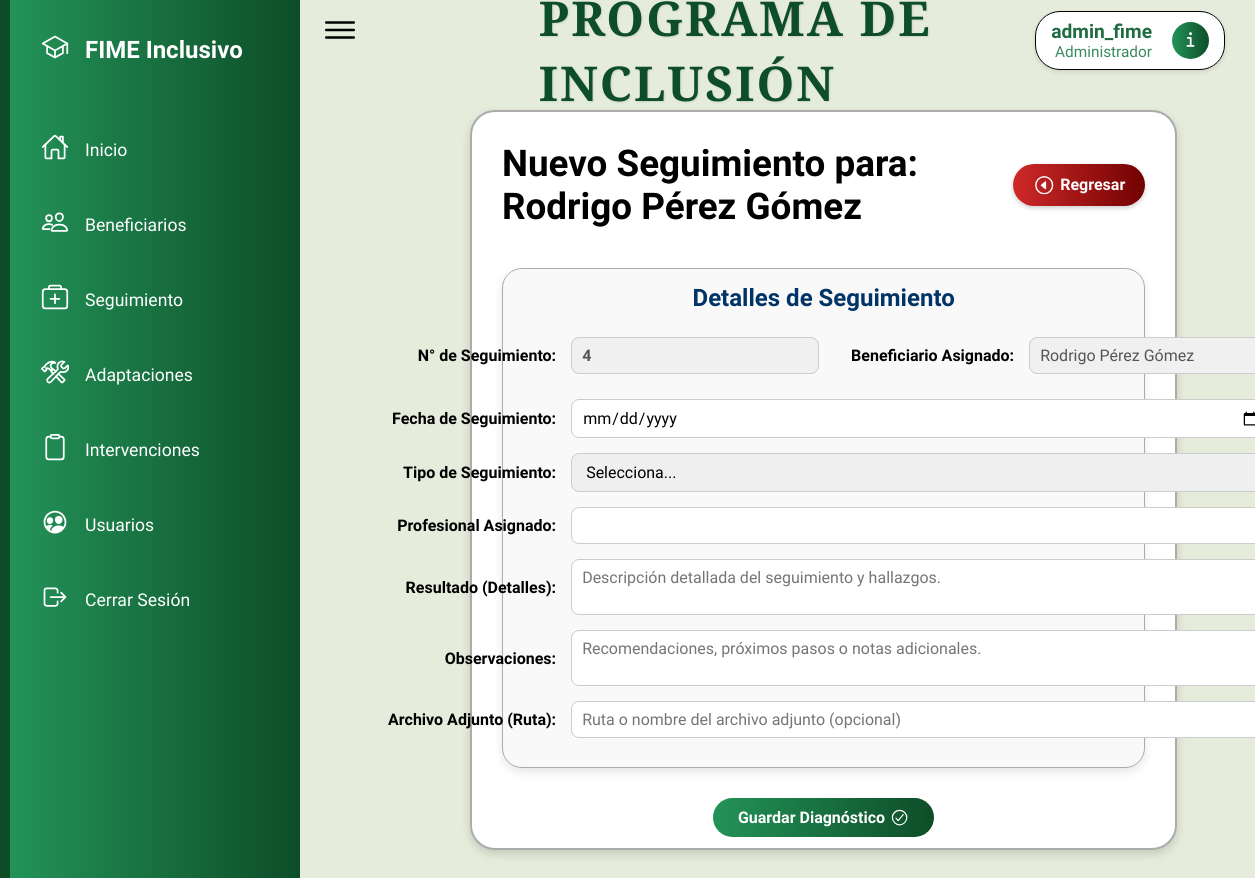
The app's page /modules/diagnosticos/crear_diagnosticos.php?beneficiario_id=1 (signed in) with its own data.
### tables this page shows
CREATE TABLE `beneficiarios` (
  `id_beneficiario` int(11) NOT NULL,
  `nombre` varchar(100) NOT NULL,
  `apellido_paterno` varchar(100) NOT NULL,
  `apellido_materno` varchar(100) DEFAULT NULL,
  `curp` char(18) NOT NULL,
  `fecha_nacimiento` date NOT NULL,
  `genero` enum('Masculino','Femenino','Otro') NOT NULL,
  `telefono` varchar(15) DEFAULT NULL,
  `correo_institucional` varchar(100) DEFAULT NULL,
  `matricula` varchar(20) NOT NULL,
  `carrera` varchar(100) NOT NULL,
  `semestre` tinyint(4) NOT NULL CHECK (`semestre` between 1 and 12),
  `plan_de_estudio` smallint(6) NOT NULL,
  `estatus_academico` enum('Activo','Baja temporal','Egresado','Baja definitiva') NOT NULL,
  `tipo_discapacidad` varchar(100) DEFAULT NULL,
  `diagnostico` text DEFAULT NULL,
  `adaptaciones` text DEFAULT NULL,
  `recursos_asignados` text DEFAULT NULL,
  `profesional_asignado` int(11) DEFAULT NULL,
  `fecha_ingreso` date DEFAULT NULL,
  `estado_inicial` varchar(100) DEFAULT NULL,
  `observaciones_iniciales` text DEFAULT NULL,
  `nombre_emergencia` varchar(100) DEFAULT NULL,
  `telefono_emergencia` varchar(10) DEFAULT NULL,
  `parentesco_emergencia` varchar(50) DEFAULT NULL
);

### modules/diagnosticos/crear_diagnosticos.php (the view, shortened to what this page needs)
<?php
$user = $_SESSION['usuarioingresando'];
include '../../config/db.php';
$beneficiario = null;
$beneficiario_id = null;
if (isset($_GET['beneficiario_id']) && is_numeric($_GET['beneficiario_id'])) {
    $beneficiario_id = intval($_GET['beneficiario_id']);
    $query = "SELECT nombre, apellido_paterno, apellido_materno FROM beneficiarios WHERE id_beneficiario = ?";
    if (isset($conex) && $stmt = mysqli_prepare($conex, $query)) {
        mysqli_stmt_bind_param($stmt, "i", $beneficiario_id);
        mysqli_stmt_execute($stmt);
        $result = mysqli_stmt_get_result($stmt);
        $beneficiario = mysqli_fetch_assoc($result);
    }
}
$nombre_completo_beneficiario = trim(
    $beneficiario['nombre'] . ' ' .
        $beneficiario['apellido_paterno'] . ' ' .
        ($beneficiario['apellido_materno'] ?? '')
);
$titulo_seccion = "Nuevo Seguimiento para: " . htmlspecialchars($nombre_completo_beneficiario);
$numero_de_registros = 0;
if ($beneficiario_id !== null && isset($conex) && $conex) {
    $query_count = "SELECT COUNT(id_diagnostico) AS total FROM diagnosticos WHERE beneficiario_id = ?";
    if ($stmt_count = mysqli_prepare($conex, $query_count)) {
        mysqli_stmt_bind_param($stmt_count, "i", $beneficiario_id);
        mysqli_stmt_execute($stmt_count);
        $result_count = mysqli_stmt_get_result($stmt_count);
        if ($row_count = mysqli_fetch_assoc($result_count)) {
            $numero_de_registros = intval($row_count['total']);
        }
    }
}
$next_numero_seguimiento = $numero_de_registros + 1;
?>
<!DOCTYPE html>
<html lang="es">
<head>
    <link rel="stylesheet" href="../../assets/css/sidebar.css">
    <link rel="stylesheet" href="https://cdnjs.cloudflare.com/ajax/libs/font-awesome/5.15.4/css/all.min.css">
</head>
<body>
    <?php
    $currentPage = basename($_SERVER['REQUEST_URI']);
    ?>
    <div class="container">
        <div class="navigation">
            <ul>
                <li>
                    <a href="#">
                        <span class="icon">
                            <ion-icon name="school-outline"></ion-icon>
                        </span>
                        <span class="title">FIME Inclusivo</span>
                    </a>
                </li>
                <li class="<?php echo ($currentPage == 'dashboard.php') ? 'active' : ''; ?>">
                    <a href="../../modules/auth/dashboard.php" data-tooltip="Inicio">
                        <span class="icon"><ion-icon name="home-outline"></ion-icon></span>
                        <span class="title">Inicio</span>
                    </a>
                </li>
                <?php
                $beneficiariosPages = ['index_beneficiarios.php', 'crear_beneficiarios.php', 'editar_beneficiarios.php', 'ver_beneficiarios.php'];
                ?>
                <li class="<?php echo in_array($currentPage, $beneficiariosPages) ? 'active' : ''; ?>">
                    <a href="../../modules/beneficiarios/index_beneficiarios.php" data-tooltip="Beneficiarios">
                        <span class="icon"><ion-icon name="people-outline"></ion-icon></span>
                        <span class="title">Beneficiarios</span>
                    </a>
                </li>
                <?php
                $diagnosticosPages = ['index_diagnosticos.php', 'crear_diagnosticos.php', 'editar_diagnosticos.php', 'historico_diagnosticos.php', 'ver_diagnosticos.php'];
                ?>
                <li class="<?php echo in_array($currentPage, $diagnosticosPages) ? 'active' : ''; ?>">
                    <a href="../../modules/diagnosticos/index_diagnosticos.php" data-tooltip="Diagnósticos">
                        <span class="icon"><ion-icon name="medkit-outline"></ion-icon></span>
                        <span class="title">Seguimiento</span>
                    </a>
                </li>
                <?php
                $adaptacionesPages = ['index_adaptaciones.php', 'crear_adaptaciones.php', 'editar_adaptaciones.php', 'historico_adaptacione.php', 'ver_adaptaciones.php'];
                ?>
                <li class="<?php echo in_array($currentPage, $adaptacionesPages) ? 'active' : ''; ?>">
                    <a href="../../modules/adaptaciones/index_adaptaciones.php" data-tooltip="Adaptaciones">
                        <span class="icon"><ion-icon name="construct-outline"></ion-icon></span>
                        <span class="title">Adaptaciones</span>
                    </a>
                </li>
                <?php
                $intervencionesPages = ['index_intervenciones.php', 'crear_intervenciones.php', 'editar_intervenciones.php', 'historico_intervenciones.php', 'ver_intervenciones.php'];
                ?>
                <li class="<?php echo in_array($currentPage, $intervencionesPages) ? 'active' : ''; ?>">
                    <a href="../../modules/intervenciones/index_intervenciones.php" data-tooltip="Intervenciones">
                        <span class="icon"><ion-icon name="clipboard-outline"></ion-icon></span>
                        <span class="title">Intervenciones</span>
                    </a>
                </li>
                <?php
                if (isset($_SESSION['rol']) && $_SESSION['rol'] === 'Administrador') {
                    $usuariosPages = ['index_usuarios.php', 'crear_usuarios.php', 'editar_usuarios.php', 'ver_usuarios.php'];
                ?>
                    <li class="<?php echo in_array($currentPage, $usuariosPages) ? 'active' : ''; ?>">
                        <a href="../../modules/usuarios/index_usuarios.php" data-tooltip="Usuarios">
                            <span class="icon"><ion-icon name="people-circle-outline"></ion-icon></span>
                            <span class="title">Usuarios</span>
                        </a>
                    </li>
                <?php
                }
                ?>
                <li>
                    <a href="#" onclick="showLogoutModal()" data-tooltip="Cerrar Sesión">
                        <span class="icon">
                            <ion-icon name="log-out-outline"></ion-icon>
                        </span>
                        <span class="title">Cerrar Sesión</span>
                    </a>
                </li>
            </ul>
        </div>
    </div>
    <div class="main">
        <div class="topbar">
            <div class="toggle">
                <ion-icon name="menu-outline"></ion-icon>
            </div>
            <h2 class="page-title">PROGRAMA DE INCLUSIÓN</h2>
            <div class="user-box">
                <div class="user-info">
                    <div class="user-name"><?php echo htmlspecialchars($user); ?></div>
                    <div class="user-role"><?php echo htmlspecialchars($_SESSION['rol']); ?></div>
                </div>
                <button class="info-btn" onclick="mostrarInfo()">
                    <ion-icon name="information-outline"></ion-icon>
                </button>
            </div>
        </div>
        <div class="diagnosticos-container" style="min-height: 85vh;">
            <div class="header-section">
                <h2 class="section-title"><?php echo $titulo_seccion; ?></h2>
                <a href="historico_diagnosticos.php?id=<?php echo $beneficiario_id; ?>" class="btn-regresar">
                    <ion-icon name="caret-back-circle-outline"></ion-icon> Regresar
                </a>
            </div>
            <div class="form-pagination-container" style="min-height: 500px;">
                <form id="beneficiaryForm" action="guardar_diagnostico.php" method="POST" onsubmit="return false;">
                    <div class="form-page is-active" data-page="1">
                        <h3>Detalles de Seguimiento</h3>
                        <div class="readonly-fields-group" style="display: flex; gap: 15px; margin-bottom: 10px;">
                            <label style="flex: 1;">
                                <span>N° de Seguimiento:</span>
                                <input type="text" value="<?php echo $next_numero_seguimiento; ?>" readonly name="numero_diagnostico" style="background-color: #f0f0f0; font-weight: 700;">
                            </label>
                            <label style="flex: 2;">
                                <span>Beneficiario Asignado:</span>
                                <input type="text" value="<?php echo htmlspecialchars($nombre_completo_beneficiario); ?>" readonly style="background-color: #f0f0f0;">
                            </label>
                        </div>
                        <label><span>Fecha de Seguimiento:</span><input type="date" name="fecha_diagnostico" required></label>
                        <label><span>Tipo de Seguimiento:</span>
                            <select name="tipo_diagnostico" required>
                                <option value="">Selecciona...</option>
                            </select>
                        </label>
                        <label><span>Profesional Asignado:</span>
                            <input type="text" name="profesional_asignado_nombre" list="profesionales-list" id="profesionalAsignadoNombre" required>
                        </label>
                        <label><span>Resultado (Detalles):</span><textarea name="resultado" required placeholder="Descripción detallada del seguimiento y hallazgos."></textarea></label>
                        <label><span>Observaciones:</span><textarea name="observaciones" placeholder="Recomendaciones, próximos pasos o notas adicionales."></textarea></label>
                        <label><span>Archivo Adjunto (Ruta):</span><input type="text" name="archivo_adjunto" placeholder="Ruta o nombre del archivo adjunto (opcional)"></label>
                    </div>
                </form>
            </div>
            <div class="pagination-buttons">
                <button type="button" class="btn-pagination btn-next" id="submitDiagnosisBtn">
                    Guardar Diagnóstico <ion-icon name="checkmark-circle-outline"></ion-icon>
                </button>
            </div>
        </div>
    </div>
</body>
</html>

### modules/diagnosticos/crear_diagnosticos.php (style rules this page uses)
.diagnosticos-container { margin: 30px auto; margin-top: 50px; margin-left: 170px; margin-right: 10px; margin-bottom: 90px; padding: 30px; border: 1px solid #000; background: white; border: 2px solid #adabab; border-radius: 25px; box-shadow: 0 4px 10px rgba(0, 0, 0, 0.15); width: calc(95% - 200px); min-height: 95px; height: 740px; display: flex; flex-direction: column; }

### records on screen
beneficiarios: titulo_seccion "Nuevo Seguimiento para: Rodrigo Pérez Gómez", nombre+apellido_paterno+apellido_materno "Rodrigo Pérez Gómez"

### other values on screen
$user "admin_fime"
$_SESSION['rol'] "Administrador"
